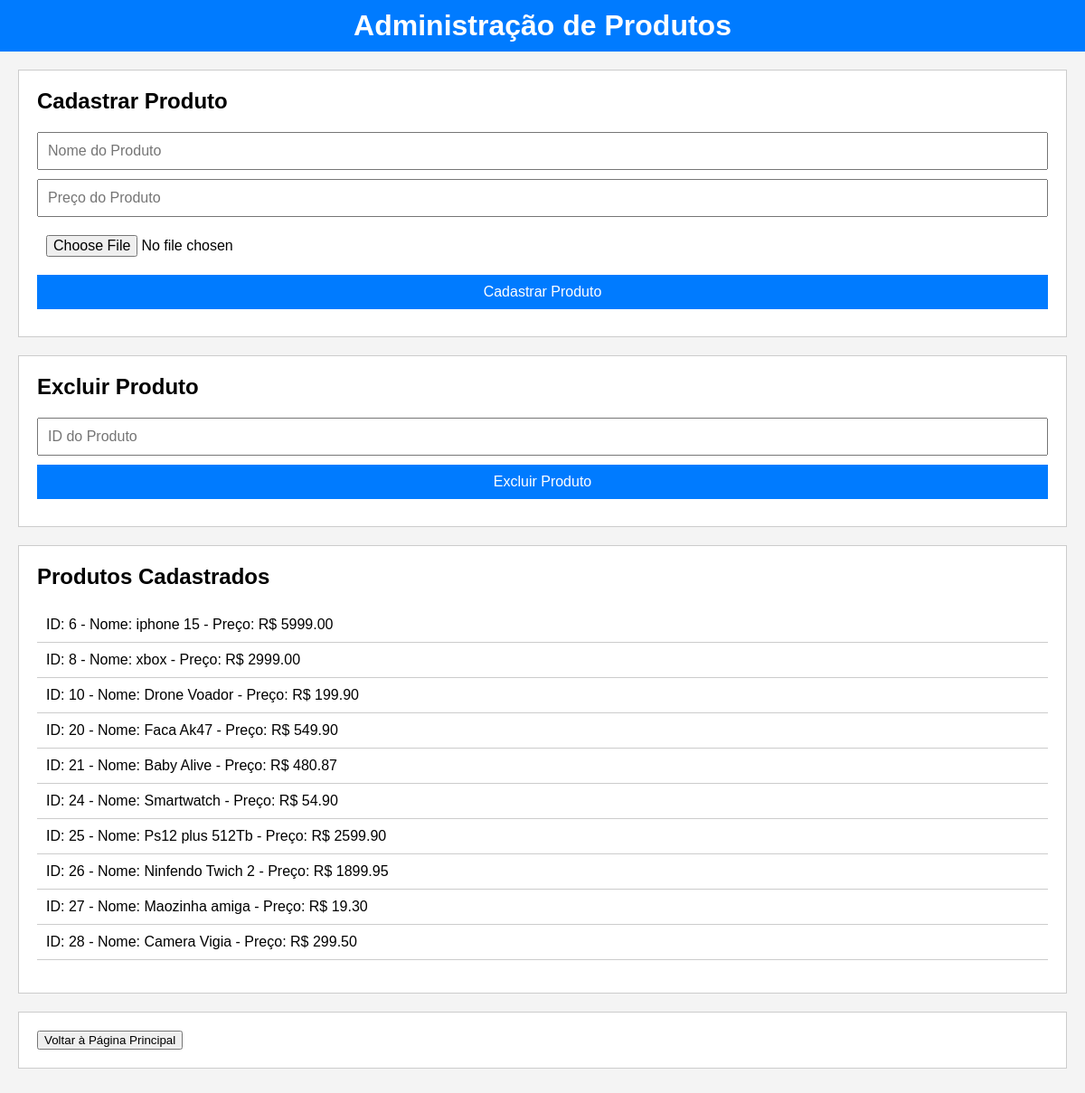
The app's page /paginas/admin.php with its own data.
### tables this page shows
CREATE TABLE `products` (
  `id` int(11) NOT NULL,
  `name` varchar(255) NOT NULL,
  `price` decimal(10,2) NOT NULL
);

### paginas/admin.php (the view, shortened to what this page needs)
<?php
include '../php/db.php';
$result = $conn->query("SELECT * FROM products");
$products = [];
if ($result->num_rows > 0) {
    while ($row = $result->fetch_assoc()) {
        $products[] = $row;
    }
}
?>
<!DOCTYPE html>
<html lang="pt-BR">
<head>
    <link rel="stylesheet" href="../css/admin.css">
</head>
<body>
    <header>
        <h1>Administração de Produtos</h1>
    </header>
    <main>
        <section class="admin-section">
            <h2>Cadastrar Produto</h2>
            <form id="add-product-form" action="admin.php" method="POST" enctype="multipart/form-data">
                <input type="text" name="name" placeholder="Nome do Produto" required>
                <input type="number" name="price" placeholder="Preço do Produto" step="0.01" required>
                <input type="file" name="product_image" required>
                <button type="submit">Cadastrar Produto</button>
            </form>
        </section>
        <section class="admin-section">
            <h2>Excluir Produto</h2>
            <form id="delete-product-form" action="admin.php" method="POST">
                <input type="number" name="id" placeholder="ID do Produto" required>
                <button type="submit">Excluir Produto</button>
            </form>
        </section>
        <section class="admin-section">
            <h2>Produtos Cadastrados</h2>
            <ul id="product-list">
                <?php
                if (count($products) > 0) {
                    foreach ($products as $product) {
                        echo "<li>ID: {$product['id']} - Nome: {$product['name']} - Preço: R$ {$product['price']}</li>";
                    }
                } else {
                    echo "<li>Nenhum produto cadastrado.</li>";
                }
                ?>
            </ul>
        </section>
        <section class="admin-section">
            <button onclick="window.location.href='../index.php'">Voltar à Página Principal</button>
        </section>
    </main>
</body>
</html>

### css/admin.css (style rules this page uses)
body { font-family: Arial, sans-serif; margin: 0; padding: 0; background-color: #f4f4f4; }
header { background-color: #007bff; color: white; padding: 10px; text-align: center; }
header h1 { margin: 0; }
main { padding: 20px; }
.admin-section { background-color: white; border: 1px solid #ccc; padding: 20px; margin-bottom: 20px; }
.admin-section h2 { margin-top: 0; }
form { display: flex; flex-direction: column; }
form input, form button { margin-bottom: 10px; padding: 10px; font-size: 16px; }
form button { background-color: #007bff; color: white; border: none; cursor: pointer; }
#product-list { list-style: none; padding: 0; }
#product-list li { padding: 10px; border-bottom: 1px solid #ccc; }

### records on screen
products: id "6", name "iphone 15", price "5999.00"
products: id "8", name "xbox", price "2999.00"
products: id "10", name "Drone Voador", price "199.90"
products: id "20", name "Faca Ak47", price "549.90"
products: id "21", name "Baby Alive", price "480.87"
products: id "24", name "Smartwatch", price "54.90"
products: id "25", name "Ps12 plus 512Tb", price "2599.90"
products: id "26", name "Ninfendo Twich 2", price "1899.95"
products: id "27", name "Maozinha amiga", price "19.30"
products: id "28", name "Camera Vigia", price "299.50"
